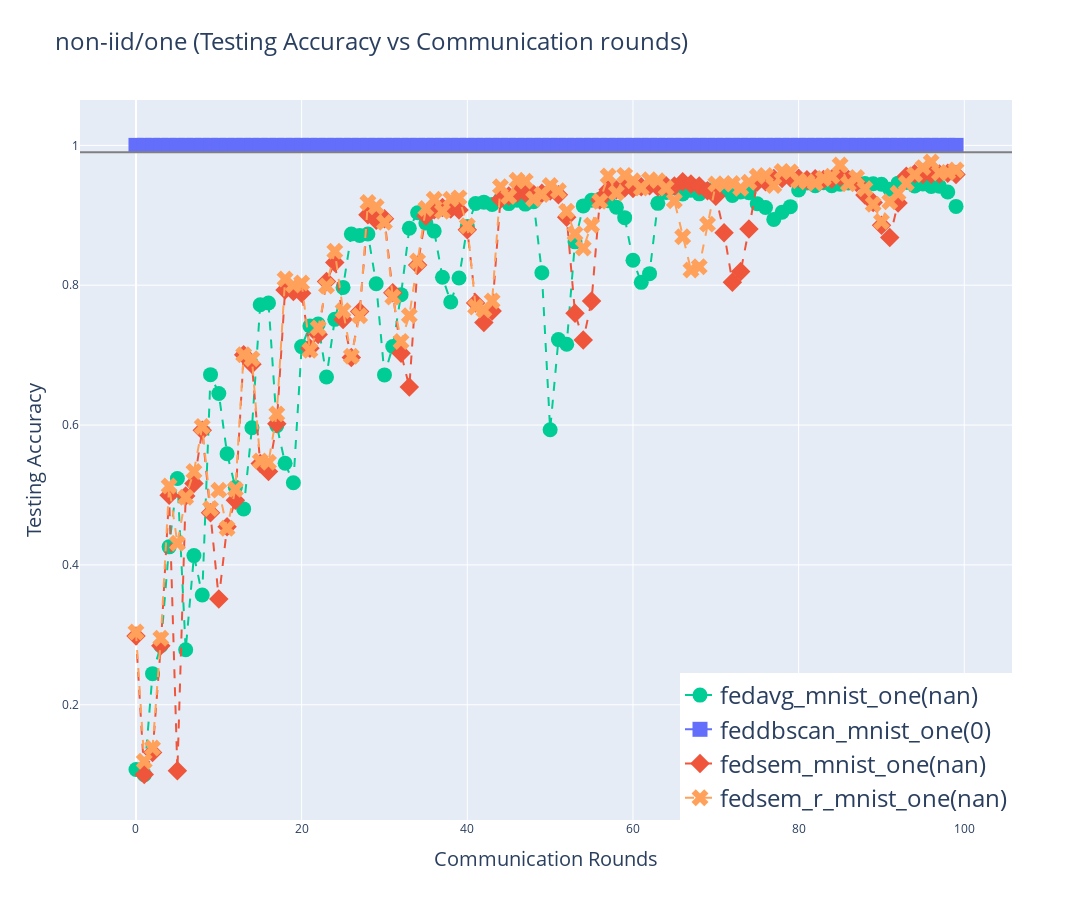

The notebook cell saved with this chart:
### Code cell
import os
import json
import plotly.graph_objs as go
from tqdm import tqdm
import plotly.express as px
import plotly.io as pio

path_to_json_files = '../save/json/mnist/'
# x_len = []
# for folder_name in ['iid','non-iid/one','non-iid/two','non-iid/unequal']: 
#     for json_file_name in os.listdir(os.path.join(path_to_json_files, folder_name)):
#         if not json_file_name.endswith('.json'):
#             continue
#         with open(os.path.join(path_to_json_files, folder_name, json_file_name)) as json_file:
#             json_text = json.load(json_file)
#             acc = json_text['test_accuracy']
#             x_len.append(len(acc))
# print(x_len)
for folder_name in tqdm(['non-iid/one']): # ['iid','non-iid/one','non-iid/two','non-iid/unequal']
    # if folder_name.startswith('.') or 'others' in folder_name or 'desktop.ini' in folder_name:
    #     continue
    # color = list(go.colors.TABLEAU)  # Using Plotly's color palette
    # color_scale = px.colors.qualitative.Plotly
    color_scale = ['#00CC96' ,'#636EFA','#EF553B','#FFA15A']
    data = []
    i = 0
    for json_file_name in sorted(os.listdir(os.path.join(path_to_json_files, folder_name))):
        if not json_file_name.endswith('.json'):
            continue
        fn_ls = json_file_name.split('.json')[0].split('_')
        with open(os.path.join(path_to_json_files, folder_name, json_file_name)) as json_file:
            json_text = json.load(json_file)
            acc = json_text['test_accuracy']
            # i_idx = json_file_name.find('iid')
            a_idx = json_file_name.find('_mnist_')
            # e_idx = json_file_name.find('E[')+2
            # if 'Clusters' in json_file_name:
            #     c_idx = json_file_name.find('Clusters')
            #     label_n = "multi-center({})".format(json_file_name[c_idx + 9:fn_idx - 2]) + json_file_name[fn_idx:-5] + "({})".format(len(acc)) # -2: ]_iid
            # else:
            # label_n = json_file_name[:a_idx]+'_mnist_'+json_file_name[i_idx:json_file_name.find('_E[')]+ f"({len(acc)})" # json_file_name[e_idx:json_file_name.find('.json')-1]
            if 'fedsem_r' in json_file_name[:a_idx]:
                label_n = json_file_name[:a_idx]+'_mnist_'+ fn_ls[-1]+ f"({fn_ls[3][6:-1]})"
            else:
                label_n = json_file_name[:a_idx]+'_mnist_'+ fn_ls[-1]+ f"({fn_ls[2][6:-1]})"
            if len(acc) == 1:
                trace = go.Scatter(
                    x = [0,max(x_len)],
                    y = acc * 2,
                    mode='lines+markers',
                    name=label_n,
                    line=dict(color=color_scale[len(data)], dash='dash'),
                    marker=dict(symbol=symbols[i],size=15))
            else:
                trace = go.Scatter(
                    x=list(range(len(acc))),
                    y=acc,
                    mode='lines+markers',
                    name=label_n,
                    line=dict(color=color_scale[len(data)], dash='dash'),
                    marker=dict(symbol=symbols[i],size=15))
            data.append(trace)
            # eb_idx = json_file_name.find('E[')    
            # img_n = json_file_name[eb_idx:-5]
        i+=1
    layout = go.Layout(
        title=dict(text=f'{folder_name} (Testing Accuracy vs Communication rounds)',font=dict(size=24)),
        xaxis=dict(title='Communication Rounds',titlefont=dict(size=20)),
        yaxis=dict(title='Testing Accuracy',titlefont=dict(size=20)),
        legend=dict(x=1, y=0, xanchor='right', yanchor='bottom', font=dict(size=24)),
        shapes=[{'type': 'line', 'x0': 0, 'x1': 1, 'xref': 'paper', 'y0': 0.99, 'y1': 0.99, 'yref': 'y', 'line': {'color': 'gray', 'dash': 'solid'}}]
    )
    
    fig = go.Figure(data=data, layout=layout)
    fig.update_layout(width=1200, height=900)
    fig.show()
    # fig.write_image(f'../save/img/comparison/mnist/{folder_name}_test_acc_comparison.png',format='png')
    save_path = "../save/img/comparison/mnist/"
    foldname = folder_name.split('/')
    if len(foldname) > 1:
        fold_path = os.path.join(*foldname[:-1])
        save_path = os.path.join(save_path,fold_path)
    full_path = os.path.join(save_path, foldname[-1] + '.png')
    if not os.path.exists(save_path):
        os.makedirs(save_path)
    pio.write_image(fig, full_path)

### Figure 1 — Plotly figure (JSON) as saved in the notebook; plotly's stock layout.template omitted (floating-point values rounded to 4 significant figures)
{"data": [{"line": {"color": "#00CC96", "dash": "dash"}, "marker": {"size": 15, "symbol": "circle"}, "mode": "lines+markers", "name": "fedavg_mnist_one(nan)", "type": "scatter", "x": [0, 1, 2, 3, 4, 5, 6, 7, 8, 9, 10, 11, 12, 13, 14, 15, 16, 17, 18, 19, 20, 21, 22, 23, 24, 25, 26, 27, 28, 29, 30, 31, 32, 33, 34, 35, 36, 37, 38, 39, 40, 41, 42, 43, 44, 45, 46, 47, 48, 49, 50, 51, 52, 53, 54, 55, 56, 57, 58, 59, 60, 61, 62, 63, 64, 65, 66, 67, 68, 69, 70, 71, 72, 73, 74, 75, 76, 77, 78, 79, 80, 81, 82, 83, 84, 85, 86, 87, 88, 89, 90, 91, 92, 93, 94, 95, 96, 97, 98, 99], "y": [0.1075, 0.1001, 0.2445, 0.2843, 0.4258, 0.5235, 0.2786, 0.4133, 0.357, 0.6721, 0.6451, 0.5589, 0.5111, 0.4801, 0.5961, 0.772, 0.7747, 0.5992, 0.5454, 0.5174, 0.7122, 0.7418, 0.7444, 0.6688, 0.7512, 0.7969, 0.8733, 0.8711, 0.8733, 0.8021, 0.6717, 0.7124, 0.7865, 0.8815, 0.9037, 0.8888, 0.8774, 0.8113, 0.7761, 0.8103, 0.8841, 0.9169, 0.9188, 0.9155, 0.9232, 0.9167, 0.9216, 0.916, 0.9193, 0.8178, 0.5932, 0.7222, 0.7155, 0.862, 0.9134, 0.9214, 0.9229, 0.9208, 0.9115, 0.8967, 0.8357, 0.8041, 0.8166, 0.9171, 0.9327, 0.9394, 0.9304, 0.9357, 0.9307, 0.9366, 0.9338, 0.9367, 0.9283, 0.9333, 0.9322, 0.9166, 0.9112, 0.8942, 0.9043, 0.9123, 0.9363, 0.9462, 0.9422, 0.9465, 0.9423, 0.9444, 0.9462, 0.9471, 0.9455, 0.9452, 0.9445, 0.9373, 0.946, 0.9469, 0.9419, 0.9447, 0.9413, 0.9415, 0.9333, 0.9128]}, {"line": {"color": "#636EFA", "dash": "dash"}, "marker": {"size": 15, "symbol": "square"}, "mode": "lines+markers", "name": "feddbscan_mnist_one(0)", "type": "scatter", "x": [0, 1, 2, 3, 4, 5, 6, 7, 8, 9, 10, 11, 12, 13, 14, 15, 16, 17, 18, 19, 20, 21, 22, 23, 24, 25, 26, 27, 28, 29, 30, 31, 32, 33, 34, 35, 36, 37, 38, 39, 40, 41, 42, 43, 44, 45, 46, 47, 48, 49, 50, 51, 52, 53, 54, 55, 56, 57, 58, 59, 60, 61, 62, 63, 64, 65, 66, 67, 68, 69, 70, 71, 72, 73, 74, 75, 76, 77, 78, 79, 80, 81, 82, 83, 84, 85, 86, 87, 88, 89, 90, 91, 92, 93, 94, 95, 96, 97, 98, 99], "y": [1, 1, 1, 1, 1, 1, 1, 1, 1, 1, 1, 1, 1, 1, 1, 1, 1, 1, 1, 1, 1, 1, 1, 1, 1, 1, 1, 1, 1, 1, 1, 1, 1, 1, 1, 1, 1, 1, 1, 1, 1, 1, 1, 1, 1, 1, 1, 1, 1, 1, 1, 1, 1, 1, 1, 1, 1, 1, 1, 1, 1, 1, 1, 1, 1, 1, 1, 1, 1, 1, 1, 1, 1, 1, 1, 1, 1, 1, 1, 1, 1, 1, 1, 1, 1, 1, 1, 1, 1, 1, 1, 1, 1, 1, 1, 1, 1, 1, 1, 1]}, {"line": {"color": "#EF553B", "dash": "dash"}, "marker": {"size": 15, "symbol": "diamond"}, "mode": "lines+markers", "name": "fedsem_mnist_one(nan)", "type": "scatter", "x": [0, 1, 2, 3, 4, 5, 6, 7, 8, 9, 10, 11, 12, 13, 14, 15, 16, 17, 18, 19, 20, 21, 22, 23, 24, 25, 26, 27, 28, 29, 30, 31, 32, 33, 34, 35, 36, 37, 38, 39, 40, 41, 42, 43, 44, 45, 46, 47, 48, 49, 50, 51, 52, 53, 54, 55, 56, 57, 58, 59, 60, 61, 62, 63, 64, 65, 66, 67, 68, 69, 70, 71, 72, 73, 74, 75, 76, 77, 78, 79, 80, 81, 82, 83, 84, 85, 86, 87, 88, 89, 90, 91, 92, 93, 94, 95, 96, 97, 98, 99], "y": [0.2985, 0.1004, 0.1316, 0.2845, 0.4996, 0.1055, 0.4984, 0.5163, 0.5924, 0.4747, 0.3512, 0.4547, 0.4924, 0.7006, 0.6871, 0.5452, 0.5334, 0.6018, 0.7931, 0.7909, 0.7885, 0.71, 0.7297, 0.8052, 0.8327, 0.751, 0.6965, 0.7623, 0.9008, 0.8931, 0.895, 0.7891, 0.7026, 0.6544, 0.8288, 0.8992, 0.908, 0.911, 0.9089, 0.9074, 0.8793, 0.7747, 0.7466, 0.7632, 0.9228, 0.9275, 0.9314, 0.9324, 0.9302, 0.9314, 0.9348, 0.9292, 0.8973, 0.7599, 0.7216, 0.7774, 0.9217, 0.9364, 0.9364, 0.9392, 0.9383, 0.9408, 0.9423, 0.9404, 0.9422, 0.9419, 0.9478, 0.9449, 0.9418, 0.935, 0.9272, 0.8751, 0.8044, 0.8197, 0.8804, 0.9476, 0.9481, 0.9526, 0.9527, 0.9537, 0.9531, 0.9507, 0.9523, 0.9513, 0.952, 0.9551, 0.9513, 0.9468, 0.9292, 0.9182, 0.8859, 0.8681, 0.9177, 0.9559, 0.9594, 0.9587, 0.9587, 0.9589, 0.9601, 0.9583]}, {"line": {"color": "#FFA15A", "dash": "dash"}, "marker": {"size": 15, "symbol": "x"}, "mode": "lines+markers", "name": "fedsem_r_mnist_one(nan)", "type": "scatter", "x": [0, 1, 2, 3, 4, 5, 6, 7, 8, 9, 10, 11, 12, 13, 14, 15, 16, 17, 18, 19, 20, 21, 22, 23, 24, 25, 26, 27, 28, 29, 30, 31, 32, 33, 34, 35, 36, 37, 38, 39, 40, 41, 42, 43, 44, 45, 46, 47, 48, 49, 50, 51, 52, 53, 54, 55, 56, 57, 58, 59, 60, 61, 62, 63, 64, 65, 66, 67, 68, 69, 70, 71, 72, 73, 74, 75, 76, 77, 78, 79, 80, 81, 82, 83, 84, 85, 86, 87, 88, 89, 90, 91, 92, 93, 94, 95, 96, 97, 98, 99], "y": [0.3039, 0.1193, 0.1382, 0.2951, 0.5128, 0.4309, 0.4968, 0.5337, 0.598, 0.4807, 0.5069, 0.4525, 0.5082, 0.7007, 0.6948, 0.5486, 0.547, 0.616, 0.8089, 0.8001, 0.8032, 0.7071, 0.7388, 0.7988, 0.8487, 0.7633, 0.6983, 0.7565, 0.9183, 0.9121, 0.8899, 0.783, 0.7197, 0.7565, 0.8347, 0.9098, 0.9231, 0.9058, 0.9231, 0.9249, 0.885, 0.7688, 0.7646, 0.7775, 0.941, 0.9268, 0.95, 0.9489, 0.9232, 0.9298, 0.9425, 0.9351, 0.9057, 0.8736, 0.8533, 0.8857, 0.9202, 0.9563, 0.9319, 0.9571, 0.9494, 0.939, 0.951, 0.9496, 0.939, 0.9207, 0.8693, 0.8217, 0.8263, 0.8874, 0.9449, 0.9448, 0.9454, 0.9386, 0.9473, 0.9557, 0.9571, 0.9427, 0.9627, 0.9621, 0.9495, 0.9479, 0.946, 0.9525, 0.9557, 0.9718, 0.9452, 0.9541, 0.9379, 0.9159, 0.8912, 0.9193, 0.9316, 0.9459, 0.9582, 0.9682, 0.9761, 0.9608, 0.9613, 0.9647]}], "layout": {"height": 900, "legend": {"font": {"size": 24}, "x": 1, "xanchor": "right", "y": 0, "yanchor": "bottom"}, "shapes": [{"line": {"color": "gray", "dash": "solid"}, "type": "line", "x0": 0, "x1": 1, "xref": "paper", "y0": 0.99, "y1": 0.99, "yref": "y"}], "title": {"font": {"size": 24}, "text": "non-iid/one (Testing Accuracy vs Communication rounds)"}, "width": 1200, "xaxis": {"title": {"font": {"size": 20}, "text": "Communication Rounds"}}, "yaxis": {"title": {"font": {"size": 20}, "text": "Testing Accuracy"}}}}
